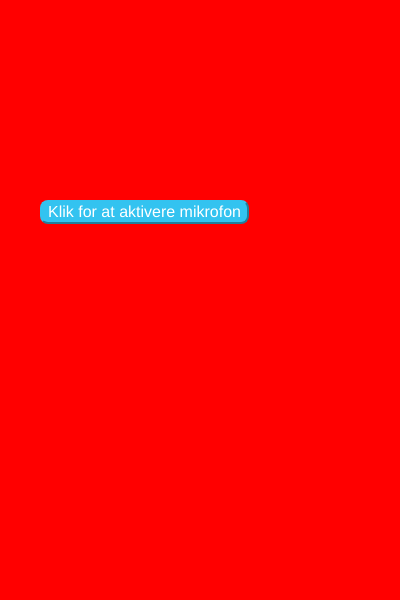
Frame 1 (no input)
Frame 60 (no input): identical to frame 1, image omitted
Frame 120 (the mouse pressed at the canvas centre since frame 60): identical to frame 1, image omitted

The p5.js sketch that drew this single still picture (run headless with seeded random() and noise() and a simulated clock; from frame 60 on, the mouse is pressed at the canvas centre):

// p5.js sketch
// ── sketch.js
let words = [];
let sentence = "";
let resultP;
let leftDiv;
let counter;
let cnv, myRec, btn, txt;

function setup() {
    // her beder jeg browseren om at genkende lydinput.
    let SpeechRecognition = window.webkitSpeechRecognition ||
        window.mozSpeechRecognition ||
        window.msSpeechRecognition ||
        window.oSpeechRecognition ||
        window.SpeechRecognition;

    cnv = createCanvas(400, 600);
    background('red');
    txt = createElement("h5", "Say something..")
        .position(40, 200)
        .style("color:white;")
        .hide();

    resultP = createP("")
        .position(40, 220)
        .parent(txt);
    //Check browser comp
    if (SpeechRecognition !== undefined) {
        btn = createButton("Klik for at aktivere mikrofon")
            .position(40, 200)
            .style("font-size:1em;background-color:#33C3F0;border-color:#33C3F0;border-radius:8px;color:white;cursor:pointer;")
            .mousePressed(function () {
                btn.hide();
                txt.show();
                myRec = new p5.SpeechRec();
                myRec.continuous = true;
                myRec.interimResults = true;
                myRec.onResult = showResult;
                myRec.start();
            });
    }
}

function draw() {}

function showResult() {
    if (myRec.resultValue == true) {
        sentence = myRec.resultString;
        resultP.html(sentence);

        if (sentence.includes("orange")) {}

    }
}
